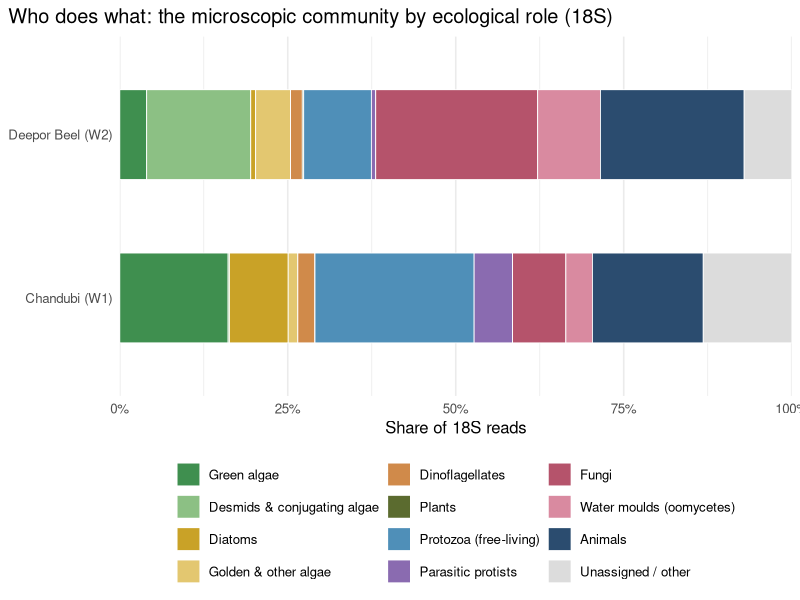
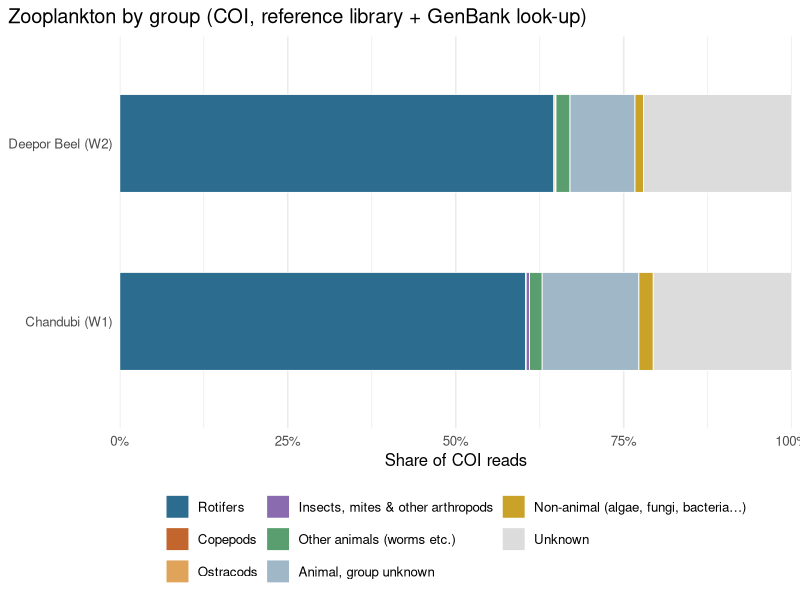
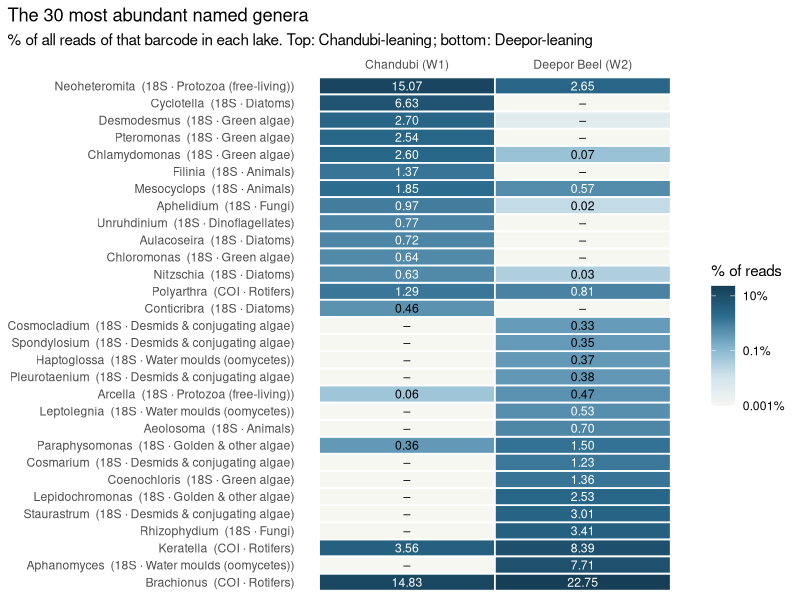

The R script that drew these images, in order:
# Step 9 — Ecological reading of the named community.
#  (a) 18S reads grouped by ecological role (algae by type, fungi, water moulds,
#      protozoa, parasites, animals).
#  (b) COI reads grouped by animal group, using the reference-library name where
#      available and the NCBI BLAST phylum (>= 80 % identity) for the 40 looked-up unknowns.
#  (c) Heatmap of the most abundant named genera from both markers.
#  (d) Marker complementarity: which animal genera each barcode detected.
#  (e) Indicator taxa: genera/species commonly used as water-quality indicators, with
#      their share in each lake. Interpretation notes are general, not site-specific evidence.
dir.create("work/plots", recursive = TRUE, showWarnings = FALSE)
suppressPackageStartupMessages({ library(data.table); library(ggplot2) })

out <- "results/09_ecology"
dir.create(out, recursive = TRUE, showWarnings = FALSE)
site_of <- c(W1 = "Chandubi (W1)", W2 = "Deepor Beel (W2)")
t18 <- fread("results/06_taxonomy/18S_taxonomy.tsv", sep = "\t", quote = "", na.strings = c("", "NA"))
tco <- fread("results/06_taxonomy/COI_taxonomy.tsv", sep = "\t", quote = "", na.strings = c("", "NA"))
blast <- fread("results/06_taxonomy/COI_blast_unknowns_summary.tsv", sep = "\t", quote = "",
               na.strings = c("", "NA"))
pct <- function(x) 100 * x / sum(x)

# ---- (a) 18S ecological roles ----
diatoms <- c("Mediophyceae", "Coscinodiscophyceae", "Bacillariophyceae")
other_algae <- c("Chrysophyceae", "Eustigmatophyceae", "Xanthophyceae")
protozoa <- c("Rhizaria-Cercozoa", "Alveolata-Ciliophora", "Stramenopiles-Bigyra", "Tubulinea", "Evosea",
              "Opisthokonta-Choanoflagellata", "Centroplasthelida", "Ancyromonadida", "Rigifilida",
              "Alveolata-Chrompodellids")
parasites <- c("Alveolata-Perkinsea", "Alveolata-Apicomplexa", "Opisthokonta-Ichthyosporea")
t18[, role := fcase(
  Division == "Chlorophyta", "Green algae",
  Division == "Streptophyta" & Class == "Zygnemophyceae", "Desmids & conjugating algae",
  Division == "Streptophyta", "Plants",
  Class %in% diatoms, "Diatoms",
  Class %in% other_algae | Division %in% c("Glaucophyta", "Cryptophyta", "Haptophyta", "Rhodophyta"),
    "Golden & other algae",
  Division == "Alveolata-Dinoflagellata", "Dinoflagellates",
  Division == "Opisthokonta-Fungi", "Fungi",
  Class %in% c("Peronosporomycetes", "Hyphochytriomyceta"), "Water moulds (oomycetes)",
  Division %in% protozoa, "Protozoa (free-living)",
  Division %in% parasites, "Parasitic protists",
  Division == "Opisthokonta-Metazoa", "Animals",
  default = "Unassigned / other")]
roles <- t18[, .(W1 = sum(W1), W2 = sum(W2)), by = role][, `:=`(W1 = round(pct(W1), 2), W2 = round(pct(W2), 2))]
role_levels <- c("Green algae", "Desmids & conjugating algae", "Diatoms", "Golden & other algae", "Dinoflagellates",
                 "Plants", "Protozoa (free-living)", "Parasitic protists", "Fungi", "Water moulds (oomycetes)",
                 "Animals", "Unassigned / other")
roles <- roles[order(match(role, role_levels))]
fwrite(roles, file.path(out, "18S_ecological_roles.tsv"), sep = "\t")
fwrite(t18[, .(asv, W1, W2, role, Division, Class, Genus, Species)], file.path(out, "18S_asv_roles.tsv"), sep = "\t")

role_cols <- c("Green algae" = "#3f8f4f", "Desmids & conjugating algae" = "#8cc084", "Diatoms" = "#c9a227",
               "Golden & other algae" = "#e3c770", "Dinoflagellates" = "#d08a4a", "Plants" = "#5b6b2f",
               "Protozoa (free-living)" = "#4f8fb8", "Parasitic protists" = "#8a6bb0", "Fungi" = "#b5536b",
               "Water moulds (oomycetes)" = "#d98aa0", "Animals" = "#2b4c6f", "Unassigned / other" = "#dcdcdc")
rl <- melt(roles, id.vars = "role", variable.name = "sample", value.name = "pct")
rl[, site := site_of[sample]][, role := factor(role, levels = rev(role_levels))]
p1 <- ggplot(rl, aes(pct, site, fill = role)) +
  geom_col(width = 0.55, colour = "white", linewidth = 0.3) +
  scale_fill_manual(values = role_cols, breaks = role_levels) +
  scale_x_continuous(labels = function(x) paste0(x, "%"), expand = c(0, 0)) +
  labs(x = "Share of 18S reads", y = NULL, fill = NULL,
       title = "Who does what: the microscopic community by ecological role (18S)") +
  theme_minimal(base_size = 12) +
  theme(legend.position = "bottom", plot.title.position = "plot") + guides(fill = guide_legend(ncol = 3))
saveRDS(p1, "work/plots/09_18S_roles.rds")
ggsave("docs/img/09_18S_roles.png", p1, width = 10, height = 4.6, dpi = 120)

# ---- (b) COI animal groups (library + BLAST) ----
bl <- blast[ncbi_identity >= 80, .(asv, blast_phylum = ncbi_phylum, blast_class = ncbi_class)]
tco <- merge(tco, bl, by = "asv", all.x = TRUE)
tco[, phylum_final := fifelse(!is.na(Phylum), Phylum, blast_phylum)]
tco[, class_final := fifelse(!is.na(Class), Class, blast_class)]
tco[, group := fcase(
  phylum_final == "Rotifera", "Rotifers",
  phylum_final == "Arthropoda" & (grepl("Hexanauplia|Copepoda", class_final) | Genus %in% "Mesocyclops"), "Copepods",
  phylum_final == "Arthropoda" & class_final %in% "Ostracoda", "Ostracods",
  phylum_final == "Arthropoda", "Insects, mites & other arthropods",
  phylum_final %in% c("Nemertea", "Nematoda", "Mollusca", "Annelida", "Gastrotricha", "Platyhelminthes", "Metazoa"),
    "Other animals (worms etc.)",
  !is.na(phylum_final), "Non-animal (algae, fungi, bacteria…)",
  Kingdom %in% "Metazoa", "Animal, group unknown",
  default = "Unknown")]
grp <- tco[, .(W1 = sum(W1), W2 = sum(W2)), by = group][, `:=`(W1 = round(pct(W1), 2), W2 = round(pct(W2), 2))]
grp_levels <- c("Rotifers", "Copepods", "Ostracods", "Insects, mites & other arthropods", "Other animals (worms etc.)",
                "Animal, group unknown", "Non-animal (algae, fungi, bacteria…)", "Unknown")
grp <- grp[order(match(group, grp_levels))]
fwrite(grp, file.path(out, "COI_animal_groups.tsv"), sep = "\t")
fwrite(tco[, .(asv, W1, W2, group, phylum_final, class_final, Genus, Species, identity)],
       file.path(out, "COI_asv_groups.tsv"), sep = "\t")

grp_cols <- c("Rotifers" = "#2b6c8f", "Copepods" = "#c2662d", "Ostracods" = "#e0a35a",
              "Insects, mites & other arthropods" = "#8a6bb0", "Other animals (worms etc.)" = "#5a9e6f",
              "Animal, group unknown" = "#9fb7c6", "Non-animal (algae, fungi, bacteria…)" = "#c9a227",
              "Unknown" = "#dcdcdc")
gl <- melt(grp, id.vars = "group", variable.name = "sample", value.name = "pct")
gl[, site := site_of[sample]][, group := factor(group, levels = rev(grp_levels))]
p2 <- ggplot(gl, aes(pct, site, fill = group)) +
  geom_col(width = 0.55, colour = "white", linewidth = 0.3) +
  scale_fill_manual(values = grp_cols, breaks = grp_levels) +
  scale_x_continuous(labels = function(x) paste0(x, "%"), expand = c(0, 0)) +
  labs(x = "Share of COI reads", y = NULL, fill = NULL,
       title = "Zooplankton by group (COI, reference library + GenBank look-up)") +
  theme_minimal(base_size = 12) +
  theme(legend.position = "bottom", plot.title.position = "plot") + guides(fill = guide_legend(ncol = 3))
saveRDS(p2, "work/plots/09_COI_groups.rds")
ggsave("docs/img/09_COI_groups.png", p2, width = 10, height = 4.4, dpi = 120)

# ---- (c) heatmap of top genera, both markers ----
gen <- rbind(t18[!is.na(Genus), .(marker = "18S", Genus, W1, W2, role)],
             tco[!is.na(Genus), .(marker = "COI", Genus, W1, W2, role = group)])
tot <- list(`18S` = c(W1 = sum(t18$W1), W2 = sum(t18$W2)), COI = c(W1 = sum(tco$W1), W2 = sum(tco$W2)))
gen[, `:=`(W1p = 100 * W1 / tot[[marker]][["W1"]], W2p = 100 * W2 / tot[[marker]][["W2"]]), by = marker]
g <- gen[, .(W1 = sum(W1p), W2 = sum(W2p), role = role[1]), by = .(marker, Genus)]
topg <- g[order(-(pmax(W1, W2)))][1:30]
fwrite(topg[, `:=`(W1 = round(W1, 3), W2 = round(W2, 3))], file.path(out, "top_genera.tsv"), sep = "\t")
hm <- melt(topg, id.vars = c("marker", "Genus", "role"), measure.vars = c("W1", "W2"),
           variable.name = "sample", value.name = "pct")
hm[, site := factor(site_of[sample], levels = site_of)]
hm[, lab := sprintf("%s  (%s · %s)", gsub("_", " ", Genus), marker, role)]
ord <- topg[order(W1 - W2), sprintf("%s  (%s · %s)", gsub("_", " ", Genus), marker, role)]
hm[, lab := factor(lab, levels = ord)]
p3 <- ggplot(hm, aes(site, lab, fill = pmax(pct, 0.001))) +
  geom_tile(colour = "white", linewidth = 0.6) +
  geom_text(aes(label = ifelse(pct >= 0.01, sprintf("%.2f", pct), "–"),
                colour = ifelse(pct >= 0.5, "white", "black")), size = 3.1) +
  scale_colour_identity() +
  scale_fill_gradientn(colours = c("#f7f7f2", "#cfe3ec", "#7fb2cc", "#2b6c8f", "#163e57"), trans = "log10",
                       labels = function(x) paste0(x, "%"), name = "% of reads") +
  scale_x_discrete(position = "top") +
  labs(x = NULL, y = NULL, title = "The 30 most abundant named genera",
       subtitle = "% of all reads of that barcode in each lake. Top: Chandubi-leaning; bottom: Deepor-leaning") +
  theme_minimal(base_size = 11) + theme(panel.grid = element_blank(), plot.title.position = "plot")
saveRDS(p3, "work/plots/09_genera_heatmap.rds")
ggsave("docs/img/09_genera_heatmap.png", p3, width = 9, height = 9.5, dpi = 120)

# ---- (d) marker complementarity for animals ----
a18 <- t18[Division == "Opisthokonta-Metazoa" & !is.na(Genus), .(phylum = na.omit(Class)[1]), by = Genus]
aco <- tco[Kingdom %in% "Metazoa" & !is.na(Genus), .(phylum = na.omit(Phylum)[1]), by = Genus]
comp <- merge(a18[, .(Genus, phylum_18S = phylum, in_18S = TRUE)], aco[, .(Genus, phylum_COI = phylum, in_COI = TRUE)],
              by = "Genus", all = TRUE)
comp[is.na(in_18S), in_18S := FALSE][is.na(in_COI), in_COI := FALSE]
comp[, group := fifelse(!is.na(phylum_18S), phylum_18S, phylum_COI)]
comp[, detected_by := fcase(in_18S & in_COI, "both", in_18S, "18S only", default = "COI only")]
fwrite(comp[order(detected_by, group, Genus), .(Genus, group, detected_by)], file.path(out, "animal_genera_by_marker.tsv"), sep = "\t")
phyla <- rbind(t18[Division == "Opisthokonta-Metazoa" & !is.na(Class), .(marker = "18S", phylum = Class, W1, W2)],
               tco[!is.na(phylum_final) & !group %in% c("Non-animal (algae, fungi, bacteria…)", "Unknown"),
                   .(marker = "COI", phylum = phylum_final, W1, W2)])
fwrite(phyla[, .(asvs = .N, reads = sum(W1 + W2)), by = .(phylum, marker)][order(phylum, marker)],
       file.path(out, "animal_phyla_by_marker.tsv"), sep = "\t")

# ---- (e) indicator taxa ----
ind <- fread("scripts/indicator_taxa.tsv", sep = "\t", quote = "")
lookup <- function(level, name, marker) {
  d <- if (marker == "18S") t18 else tco
  hit <- d[[level]] %in% name
  c(W1 = 100 * sum(d$W1[hit]) / sum(d$W1), W2 = 100 * sum(d$W2[hit]) / sum(d$W2))
}
ind_res <- rbindlist(lapply(seq_len(nrow(ind)), function(i) {
  v <- lookup(ind$level[i], ind$name[i], ind$marker[i])
  data.table(ind[i], chandubi_pct = round(v[["W1"]], 3), deepor_pct = round(v[["W2"]], 3))
}))
fwrite(ind_res, file.path(out, "indicator_taxa.tsv"), sep = "\t")

print(roles); print(grp); print(comp[, .N, by = detected_by]); print(ind_res[, .(name, marker, chandubi_pct, deepor_pct)])
